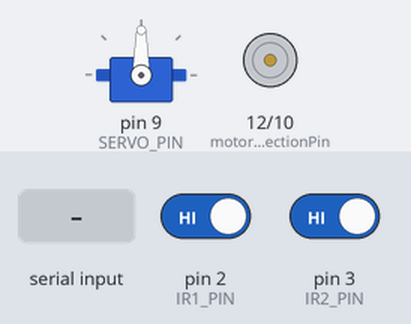
Simulated run of this sketch. Board: Arduino Uno, built with avr-gcc and run on an emulated ATmega328P. On the bench: servo, direction and speed pins drawn as motors (green arrow = direction pin HIGH = forward, orange = LOW = backward, longer = more drive). The inputs (shaded band) are chosen by the test bench; at power-on: pin 2 (IR1_PIN) HIGH, pin 3 (IR2_PIN) HIGH. What the sketch prints to the serial monitor is not drawn.

Above: at 1.2 s.
1.3 s: "90,45\n" received over Serial
At 1.47 s:
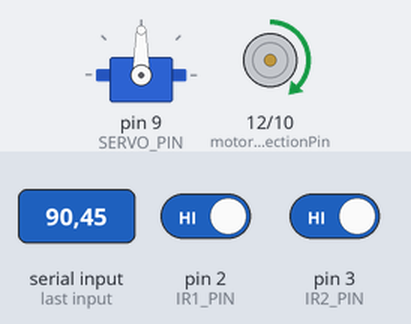
3.0 s: pin 2 (IR1_PIN) driven LOW
At 3.6 s:
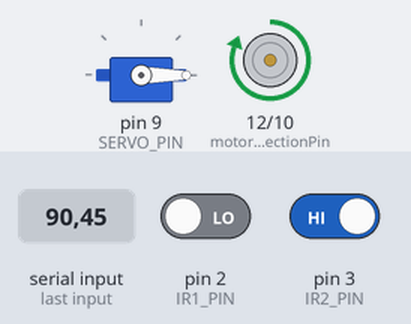
4.5 s: "30,150\n" received over Serial
At 4.73 s:
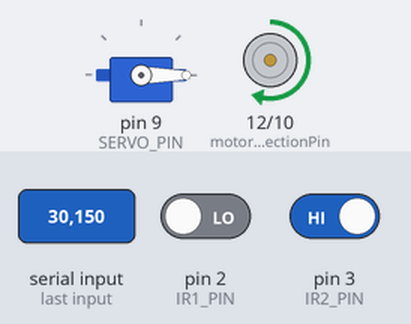
7.3 s: "90\n" received over Serial
At 8.55 s:
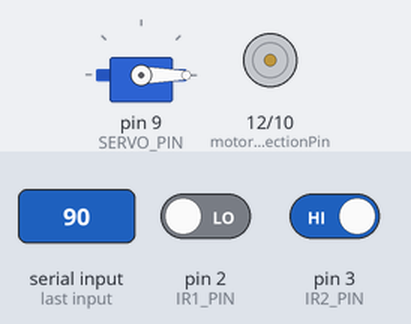
9.0 s: pin 2 (IR1_PIN) driven HIGH
At 9.6 s:
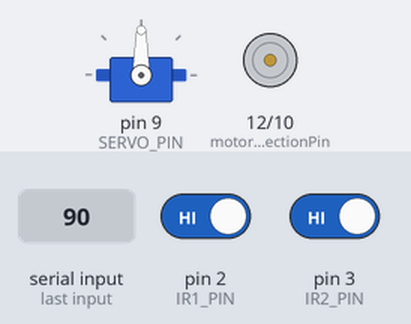
10.5 s: pin 3 (IR2_PIN) driven LOW
At 10.9 s:
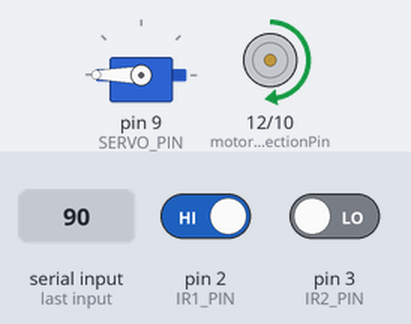
Timing chart, 0 to 13.0 s (numbered marks = the images above; inputs shaded):
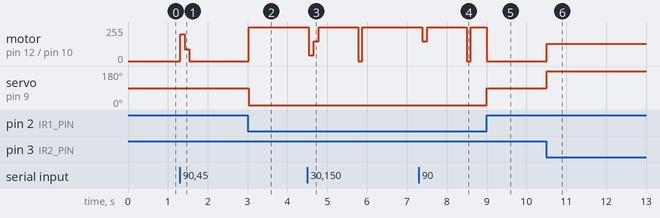

The sketch:

adu.ino
```cpp
#include <Servo.h>

// --- 핀 할당 --- //
const int IR1_PIN           = 2;  // IR센서 1
const int IR2_PIN           = 3;  // IR센서 2
const int motorSpeedPin     = 10; // 모터 속도(PWM) (ENA/ENB)
const int motorDirectionPin = 12; // 모터 방향제어(IN1/IN2)
const int SERVO_PIN         = 9;  // 서보 신호선

int value = 200;  // 모터 초기 속도

Servo servo;

void setup() {
  Serial.begin(9600);

  // IR센서 입력
  pinMode(IR1_PIN, INPUT_PULLUP);
  pinMode(IR2_PIN, INPUT_PULLUP);

  // 모터 출력
  pinMode(motorDirectionPin, OUTPUT);
  digitalWrite(motorDirectionPin, HIGH); // 방향(결선에 따라 정/역)
  analogWrite(motorSpeedPin, value);     // 초기 속도

  // 서보모터
  servo.attach(SERVO_PIN);
  servo.write(90);  // 기본 각도

  Serial.println("통합 제어 시작!");
}

void loop() {
  // --- IR센서 감지에 따른 모터/서보 동작 예시 --- //
  int ir1 = digitalRead(IR1_PIN);
  int ir2 = digitalRead(IR2_PIN);

  // 센서 1번 감지 → 서보 0도, 모터 최고속(255)
  if(ir1 == LOW) {
    servo.write(0);
    analogWrite(motorSpeedPin, 255);
    Serial.println("IR1 감지: 서보 0도, 모터 속도 255");
  }
  // 센서 2번 감지 → 서보 180도, 모터 중간속도(128)
  else if(ir2 == LOW) {
    servo.write(180);
    analogWrite(motorSpeedPin, 128);
    Serial.println("IR2 감지: 서보 180도, 모터 속도 128");
  }
  // 아무 센서도 감지 X → 서보 90도, 모터 멈춤
  else {
    servo.write(90);
    analogWrite(motorSpeedPin, 0);
    Serial.println("감지X: 서보 90도, 모터 정지");
  }

  // --- 시리얼로 모터 속도 수동조절도 가능 --- //
  if (Serial.available()) {
    value = Serial.parseInt();
    value = constrain(value, 0, 255);
    analogWrite(motorSpeedPin, value);
    Serial.print("시리얼 입력 → 모터 속도: ");
    Serial.println(value);
  }

  delay(100);
}
```

Measured:
- after the input at 1.3 s, motor on pin 12 (motorDirectionPin) / pin 10 (motorSpeedPin): stopped → forward 200/255 at once, → forward 90/255 0.11 s later, → stopped 0.11 s later
- after the input at 3.0 s, motor on pin 12 (motorDirectionPin) / pin 10 (motorSpeedPin): stopped → forward 255/255 at once; servo on pin 9 (SERVO_PIN): 90° → 0° at once
- after the input at 4.5 s, motor on pin 12 (motorDirectionPin) / pin 10 (motorSpeedPin): forward 255/255 → forward 45/255 at once, → forward 150/255 0.12 s later, → forward 255/255 0.12 s later, → stopped 1.0 s later, … (5 changes in this stretch)
- after the input at 7.3 s, motor on pin 12 (motorDirectionPin) / pin 10 (motorSpeedPin): forward 255/255 → forward 150/255 after 0.09 s, → forward 255/255 0.12 s later, → stopped 1.0 s later, → forward 255/255 0.10 s later
- after the input at 9.0 s, motor on pin 12 (motorDirectionPin) / pin 10 (motorSpeedPin): forward 255/255 → stopped at once; servo on pin 9 (SERVO_PIN): 0° → 90° at once
- after the input at 10.5 s, motor on pin 12 (motorDirectionPin) / pin 10 (motorSpeedPin): stopped → forward 128/255 at once; servo on pin 9 (SERVO_PIN): 90° → 180° at once
